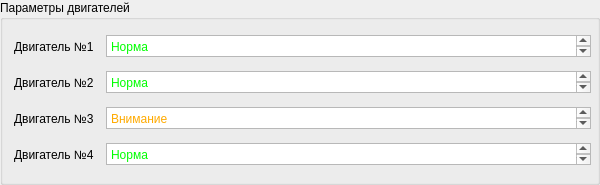
               <widget class="QGroupBox" name="groupBox_6">
                <property name="minimumSize">
                 <size>
                  <width>600</width>
                  <height>185</height>
                 </size>
                </property>
                <property name="maximumSize">
                 <size>
                  <width>600</width>
                  <height>185</height>
                 </size>
                </property>
                <property name="title">
                 <string>Параметры двигателей</string>
                </property>
                <layout class="QVBoxLayout" name="verticalLayout_5">
                 <item>
                  <layout class="QHBoxLayout" name="horizontalLayout_19">
                   <item>
                    <widget class="QLabel" name="label_15">
                     <property name="minimumSize">
                      <size>
                       <width>86</width>
                       <height>29</height>
                      </size>
                     </property>
                     <property name="maximumSize">
                      <size>
                       <width>86</width>
                       <height>29</height>
                      </size>
                     </property>
                     <property name="text">
                      <string>Двигатель №1</string>
                     </property>
                    </widget>
                   </item>
                   <item>
                    <widget class="QTextEdit" name="textEdit_7">
                     <property name="minimumSize">
                      <size>
                       <width>485</width>
                       <height>22</height>
                      </size>
                     </property>
                     <property name="maximumSize">
                      <size>
                       <width>485</width>
                       <height>22</height>
                      </size>
                     </property>
                     <property name="html">
                      <string>&lt;!DOCTYPE HTML PUBLIC &quot;-//W3C//DTD HTML 4.0//EN&quot; &quot;http://www.w3.org/TR/REC-html40/strict.dtd&quot;&gt;
&lt;html&gt;&lt;head&gt;&lt;meta name=&quot;qrichtext&quot; content=&quot;1&quot; /&gt;&lt;meta charset=&quot;utf-8&quot; /&gt;&lt;style type=&quot;text/css&quot;&gt;
p, li { white-space: pre-wrap; }
hr { height: 1px; border-width: 0; }
li.unchecked::marker { content: &quot;\2610&quot;; }
li.checked::marker { content: &quot;\2612&quot;; }
&lt;/style&gt;&lt;/head&gt;&lt;body style=&quot; font-family:'Segoe UI'; font-size:9pt; font-weight:400; font-style:normal;&quot;&gt;
&lt;p style=&quot; margin-top:0px; margin-bottom:0px; margin-left:0px; margin-right:0px; -qt-block-indent:0; text-indent:0px;&quot;&gt;&lt;span style=&quot; color:#00ff00;&quot;&gt;Норма&lt;/span&gt;&lt;/p&gt;&lt;/body&gt;&lt;/html&gt;</string>
                     </property>
                    </widget>
                   </item>
                  </layout>
                 </item>
                 <item>
                  <layout class="QHBoxLayout" name="horizontalLayout_20">
                   <item>
                    <widget class="QLabel" name="label_16">
                     <property name="minimumSize">
                      <size>
                       <width>86</width>
                       <height>29</height>
                      </size>
                     </property>
                     <property name="maximumSize">
                      <size>
                       <width>86</width>
                       <height>29</height>
                      </size>
                     </property>
                     <property name="text">
                      <string>Двигатель №2</string>
                     </property>
                    </widget>
                   </item>
                   <item>
                    <widget class="QTextEdit" name="textEdit_8">
                     <property name="minimumSize">
                      <size>
                       <width>485</width>
                       <height>22</height>
                      </size>
                     </property>
                     <property name="maximumSize">
                      <size>
                       <width>485</width>
                       <height>22</height>
                      </size>
                     </property>
                     <property name="html">
                      <string>&lt;!DOCTYPE HTML PUBLIC &quot;-//W3C//DTD HTML 4.0//EN&quot; &quot;http://www.w3.org/TR/REC-html40/strict.dtd&quot;&gt;
&lt;html&gt;&lt;head&gt;&lt;meta name=&quot;qrichtext&quot; content=&quot;1&quot; /&gt;&lt;meta charset=&quot;utf-8&quot; /&gt;&lt;style type=&quot;text/css&quot;&gt;
p, li { white-space: pre-wrap; }
hr { height: 1px; border-width: 0; }
li.unchecked::marker { content: &quot;\2610&quot;; }
li.checked::marker { content: &quot;\2612&quot;; }
&lt;/style&gt;&lt;/head&gt;&lt;body style=&quot; font-family:'Segoe UI'; font-size:9pt; font-weight:400; font-style:normal;&quot;&gt;
&lt;p style=&quot; margin-top:0px; margin-bottom:0px; margin-left:0px; margin-right:0px; -qt-block-indent:0; text-indent:0px;&quot;&gt;&lt;span style=&quot; color:#00ff00;&quot;&gt;Норма&lt;/span&gt;&lt;/p&gt;&lt;/body&gt;&lt;/html&gt;</string>
                     </property>
                    </widget>
                   </item>
                  </layout>
                 </item>
                 <item>
                  <layout class="QHBoxLayout" name="horizontalLayout_21">
                   <item>
                    <widget class="QLabel" name="label_17">
                     <property name="minimumSize">
                      <size>
                       <width>86</width>
                       <height>29</height>
                      </size>
                     </property>
                     <property name="maximumSize">
                      <size>
                       <width>86</width>
                       <height>29</height>
                      </size>
                     </property>
                     <property name="text">
                      <string>Двигатель №3</string>
                     </property>
                    </widget>
                   </item>
                   <item>
                    <widget class="QTextEdit" name="textEdit_9">
                     <property name="minimumSize">
                      <size>
                       <width>485</width>
                       <height>22</height>
                      </size>
                     </property>
                     <property name="maximumSize">
                      <size>
                       <width>485</width>
                       <height>22</height>
                      </size>
                     </property>
                     <property name="html">
                      <string>&lt;!DOCTYPE HTML PUBLIC &quot;-//W3C//DTD HTML 4.0//EN&quot; &quot;http://www.w3.org/TR/REC-html40/strict.dtd&quot;&gt;
&lt;html&gt;&lt;head&gt;&lt;meta name=&quot;qrichtext&quot; content=&quot;1&quot; /&gt;&lt;meta charset=&quot;utf-8&quot; /&gt;&lt;style type=&quot;text/css&quot;&gt;
p, li { white-space: pre-wrap; }
hr { height: 1px; border-width: 0; }
li.unchecked::marker { content: &quot;\2610&quot;; }
li.checked::marker { content: &quot;\2612&quot;; }
&lt;/style&gt;&lt;/head&gt;&lt;body style=&quot; font-family:'Segoe UI'; font-size:9pt; font-weight:400; font-style:normal;&quot;&gt;
&lt;p style=&quot; margin-top:0px; margin-bottom:0px; margin-left:0px; margin-right:0px; -qt-block-indent:0; text-indent:0px;&quot;&gt;&lt;span style=&quot; color:#ffaa00;&quot;&gt;Внимание&lt;/span&gt;&lt;/p&gt;&lt;/body&gt;&lt;/html&gt;</string>
                     </property>
                    </widget>
                   </item>
                  </layout>
                 </item>
                 <item>
                  <layout class="QHBoxLayout" name="horizontalLayout_22">
                   <item>
                    <widget class="QLabel" name="label_18">
                     <property name="minimumSize">
                      <size>
                       <width>86</width>
                       <height>29</height>
                      </size>
                     </property>
                     <property name="maximumSize">
                      <size>
                       <width>86</width>
                       <height>29</height>
                      </size>
                     </property>
                     <property name="text">
                      <string>Двигатель №4</string>
                     </property>
                    </widget>
                   </item>
                   <item>
                    <widget class="QTextEdit" name="textEdit_10">
                     <property name="minimumSize">
                      <size>
                       <width>485</width>
                       <height>22</height>
                      </size>
                     </property>
                     <property name="maximumSize">
                      <size>
                       <width>485</width>
                       <height>22</height>
                      </size>
                     </property>
                     <property name="html">
                      <string>&lt;!DOCTYPE HTML PUBLIC &quot;-//W3C//DTD HTML 4.0//EN&quot; &quot;http://www.w3.org/TR/REC-html40/strict.dtd&quot;&gt;
&lt;html&gt;&lt;head&gt;&lt;meta name=&quot;qrichtext&quot; content=&quot;1&quot; /&gt;&lt;meta charset=&quot;utf-8&quot; /&gt;&lt;style type=&quot;text/css&quot;&gt;
p, li { white-space: pre-wrap; }
hr { height: 1px; border-width: 0; }
li.unchecked::marker { content: &quot;\2610&quot;; }
li.checked::marker { content: &quot;\2612&quot;; }
&lt;/style&gt;&lt;/head&gt;&lt;body style=&quot; font-family:'Segoe UI'; font-size:9pt; font-weight:400; font-style:normal;&quot;&gt;
&lt;p style=&quot; margin-top:0px; margin-bottom:0px; margin-left:0px; margin-right:0px; -qt-block-indent:0; text-indent:0px;&quot;&gt;&lt;span style=&quot; color:#00ff00;&quot;&gt;Норма&lt;/span&gt;&lt;/p&gt;&lt;/body&gt;&lt;/html&gt;</string>
                     </property>
                    </widget>
                   </item>
                  </layout>
                 </item>
                </layout>
               </widget>
